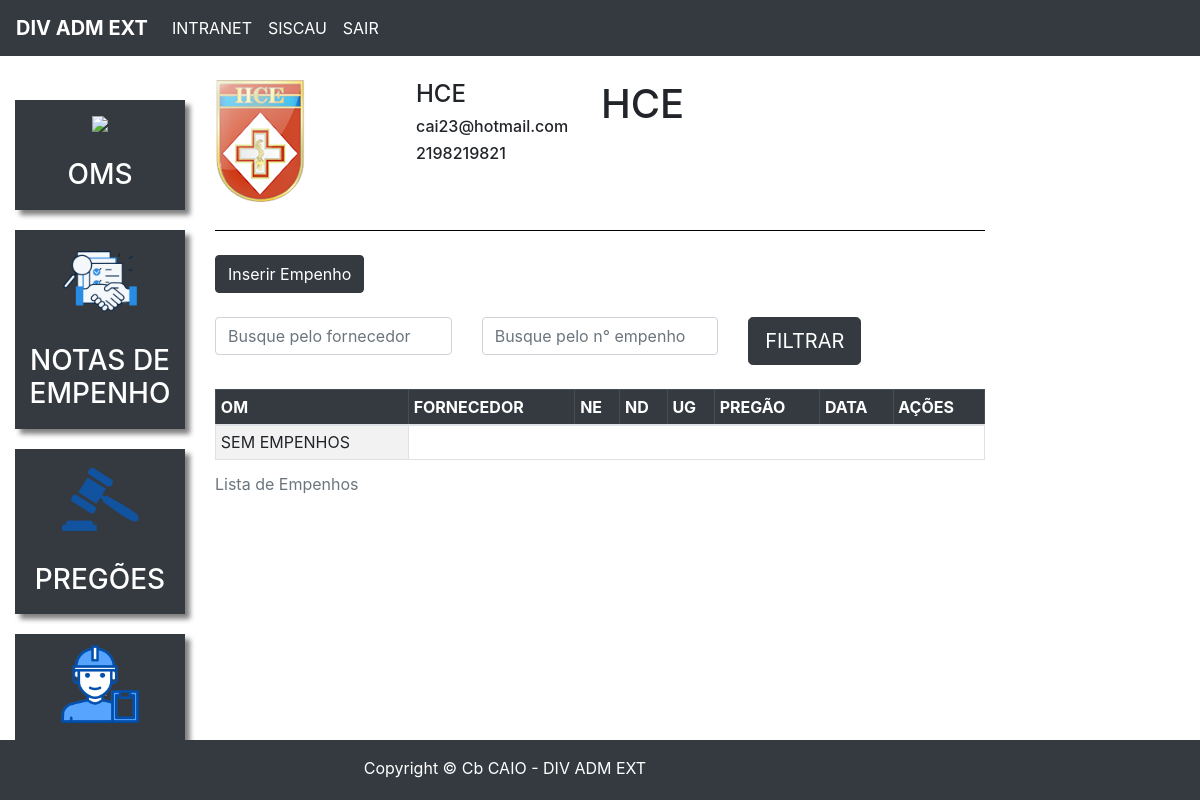
/om_empenhos_id/4/ (signed in), run on an earlier commit of the app's database.
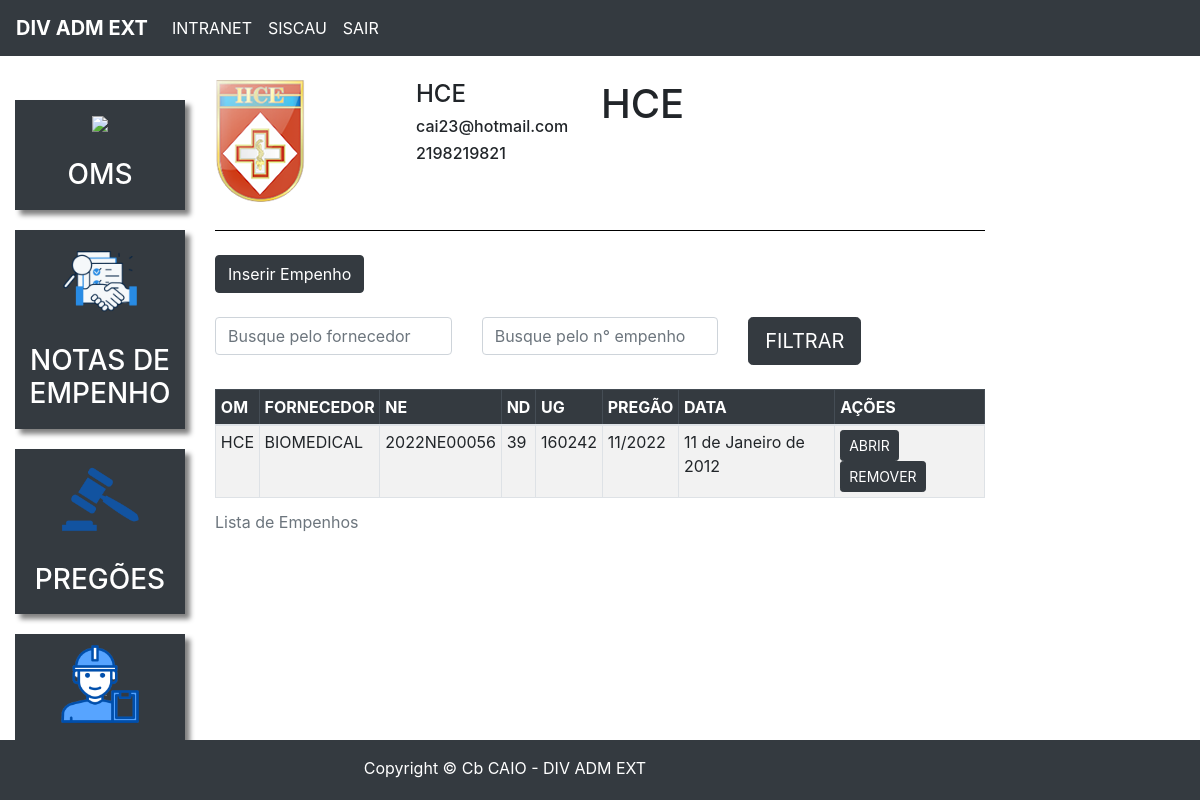
And on a later commit of the database.
### plataforma/models.py (models this page shows, shortened)
class Empenho(models.Model):
    LISTA_ND = (
        ("30", '30'),
        ("39", '30'),
        ("52", '30'),
    )
    LISTA_UG = (
        ("160242", '160242'),
        ("167242", '167242'),
    )
    om = models.ForeignKey(Om, on_delete=models.CASCADE)
    fornecedor = models.ForeignKey(Fornecedor, on_delete=models.DO_NOTHING)
    nd = models.CharField(max_length=2,choices=LISTA_ND)
    ug = models.CharField(max_length=6,choices=LISTA_UG)
    pregao = models.CharField(max_length=8)
    data = models.DateField()
    numero = models.IntegerField()
    pdf = models.FileField(upload_to="pdf")

class Om(models.Model):
    LISTA_OMS = (
        ('PMPV', 'PMPV'),
        ('PMRJ', 'PMRJ'),
        ('PMN', 'PMN'),
        ('IBEX', 'IBEX'),
        ('HCE', 'HCE'),
        ('OCEX', 'OCEX'),
        ('HMR', 'HMR'),
        ('HGERJ', 'HGERJ'),
        ('PM Gu VV', 'PM Gu VV'),
        ('LQFEX', 'LQFEX'),
        )
    sigla = models.CharField(max_length=10, choices=LISTA_OMS)
    foto = models.ImageField(upload_to="imagens")
    email = models.EmailField(null=True)
    telefone = models.IntegerField(null=True)
    ch_almox = models.CharField(max_length=10, null=True, blank=True)
    tel_ch_almox = models.CharField(max_length=15, null=True, blank=True)
    adj_almox = models.CharField(max_length=10, null=True, blank=True)
    tel_adj_almox = models.CharField(max_length=15, null=True, blank=True)
    def __str__(self):
        return self.sigla

class Fornecedor(models.Model):
    nome = models.CharField(max_length=30)
    cnpj = models.CharField(max_length=14)
    telefone = models.CharField(max_length=15)
    email = models.EmailField()
    def __str__(self):
        return self.nome

### plataforma/views.py (the view)
# urls.py: path('om_empenhos_id/<str:id>/', views.om_empenhos_id, name='om_empenhos_id'),
@login_required(login_url='/auth/logar/')
def om_empenhos_id(request, id):
    om = Om.objects.get(id=id)
    empenhos = Empenho.objects.filter(om_id=id).order_by('numero')
    try:
        fornecedor = request.GET.get('fornecedor')
        numero_empenho = request.GET.get('numero_empenho')
        if fornecedor:
            empenhos = Empenho.objects.filter(fornecedor__icontains=fornecedor).order_by('numero')
            empenhos = empenhos.filter(om_id=id).order_by('numero')
        if numero_empenho:
            empenhos = Empenho.objects.filter(numero=numero_empenho)
        form_empenho = EmpenhoForms()
        return render(request, 'om_empenhos_id.html',{'om':om, 'empenhos':empenhos, 'form_empenho':form_empenho})
    except:
        form_empenho = EmpenhoForms()
        return render(request, 'om_empenhos_id.html',{'om':om, 'empenhos':empenhos, 'form_empenho':form_empenho})

### plataforma/forms.py
class EmpenhoForms(forms.ModelForm):
    class Meta:
        model = Empenho
        fields = ('om','fornecedor', 'nd', 'ug','pregao','data', 'numero', 'pdf')

### plataforma/templates/om_empenhos_id.html (shortened to what this page needs)
{% extends 'base_plataforma.html' %}
{% load static %}
{% block 'plataforma' %}
    <br>
    <div class="row">
        <div class="col-md-3">
            <img src="{{ om.foto.url}}">
            </div>
            <div class="col-md-3 dados descricao">
            <h4>{{om.sigla}}</h4>
            <h6>{{om.email}}</h6>
            <h6>{{om.telefone}}</h6>
        </div>
        <h1>{{om.sigla}}</h1>
    </div>
    <br>
    <div class="borda-box"></div>
    <br>
    <button type="button" class="btn btn-dark" data-toggle="modal" data-target="#modal">
        Inserir Empenho
    </button>
    <br>
    <br>
    <form>
        <div class="row" action="{% url 'inserir_empenho' om.id%}" method="GET">
                <div class="col-md-4">
                    <input type="text" placeholder="Busque pelo fornecedor" class="form-control" name="fornecedor">
                </div>
                <div class="col-md-4">
                    <input type="text" placeholder="Busque pelo n° empenho" class="form-control" name="numero_empenho">
                </div>
            <div class="col-md-3">
                <input type="submit" value="FILTRAR" class="btn btn-lg btn-dark">
            </div>
        </div>
        </form>
    <br>
    <div class='scroll'>
        <table class="table table-striped table-bordered table-hover table-sm ">
            <caption>Lista de Empenhos</caption>
            <thead class='table-dark '>
            <tr>
            <th>OM</th>
            <th>FORNECEDOR</th>
            <th>NE</th>
            <th>ND</th>
            <th>UG</th>
            <th>PREGÃO</th>
            <th>DATA</th>
            <th>AÇÕES</th>
            </tr>
            </thead >
            <tbody>
            {% for i in empenhos %}
            <tr>
                <td>{{i.om}}</td>
                <td>{{i.fornecedor }}</td>
                <td>2022NE000{{i.numero}}</td>
                <td>{{i.nd}}</td>
                <td>{{i.ug }}</td>
                <td>{{i.pregao}}</td>
                <td>{{i.data}}</td>
                <td>
                    <a href="{{ i.pdf.url }}" target="_blank" rel="noopener noreferrer"><button type="button" class="btn btn-dark btn-sm">
                        ABRIR
                        </button></a>
                        <a href="{% url 'remover_empenho' i.id%}" rel="noopener noreferrer"><button type="button" class="btn btn-dark btn-sm">
                            REMOVER
                            </button></a>
                    </div>
                    </div>
                </div>
                </div>
            {% empty %}
            <td> SEM EMPENHOS</td>
            {% endfor %}
            </tbody>
        </table>
        </div>
{% endblock%}

What changed in the data, as far as the page shows it:
added Empenho: om "HCE", fornecedor "BIOMEDICAL", numero "56", nd "39", ug "160242", pregao "11/2022", data "11 de Janeiro de 2012"
Also different on the page:
text no longer shown: "SEM EMPENHOS"
